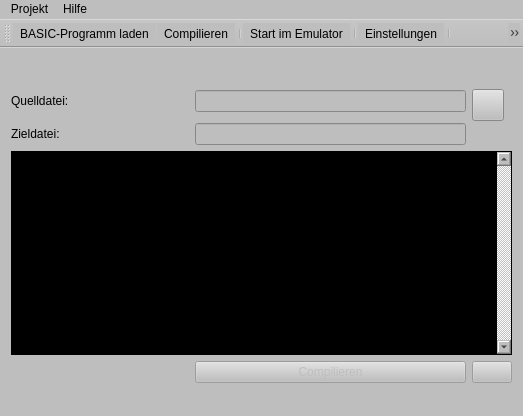
<?xml version="1.0" encoding="UTF-8"?>
<ui version="4.0">
 <class>MainWindow</class>
 <widget class="QMainWindow" name="MainWindow">
  <property name="geometry">
   <rect>
    <x>0</x>
    <y>0</y>
    <width>523</width>
    <height>416</height>
   </rect>
  </property>
  <property name="windowTitle">
   <string>BasicBoss C64 PRG-Compiler</string>
  </property>
  <property name="windowIcon">
   <iconset resource="basicboss.qrc">
    <normaloff>:/img/img/c64_logo.png</normaloff>:/img/img/c64_logo.png</iconset>
  </property>
  <property name="styleSheet">
   <string notr="true">background-color: rgb(190, 190, 190);</string>
  </property>
  <widget class="QWidget" name="centralWidget">
   <layout class="QGridLayout" name="gridLayout_2">
    <item row="0" column="0">
     <layout class="QGridLayout" name="gridLayout">
      <item row="0" column="0">
       <spacer name="horizontalSpacer_3">
        <property name="orientation">
         <enum>Qt::Horizontal</enum>
        </property>
        <property name="sizeType">
         <enum>QSizePolicy::Expanding</enum>
        </property>
        <property name="sizeHint" stdset="0">
         <size>
          <width>13</width>
          <height>20</height>
         </size>
        </property>
       </spacer>
      </item>
      <item row="0" column="1">
       <widget class="QLabel" name="label_3">
        <property name="text">
         <string/>
        </property>
        <property name="pixmap">
         <pixmap resource="basicboss.qrc">:/img/img/Commodore_64_logo.png</pixmap>
        </property>
       </widget>
      </item>
      <item row="0" column="2">
       <spacer name="horizontalSpacer_2">
        <property name="orientation">
         <enum>Qt::Horizontal</enum>
        </property>
        <property name="sizeType">
         <enum>QSizePolicy::Fixed</enum>
        </property>
        <property name="sizeHint" stdset="0">
         <size>
          <width>13</width>
          <height>20</height>
         </size>
        </property>
       </spacer>
      </item>
      <item row="1" column="0">
       <widget class="QLabel" name="label">
        <property name="minimumSize">
         <size>
          <width>70</width>
          <height>0</height>
         </size>
        </property>
        <property name="maximumSize">
         <size>
          <width>52</width>
          <height>16777215</height>
         </size>
        </property>
        <property name="text">
         <string>Quelldatei:</string>
        </property>
       </widget>
      </item>
      <item row="1" column="1">
       <widget class="QLineEdit" name="leSource">
        <property name="minimumSize">
         <size>
          <width>0</width>
          <height>20</height>
         </size>
        </property>
        <property name="readOnly">
         <bool>true</bool>
        </property>
       </widget>
      </item>
      <item row="1" column="2">
       <widget class="QPushButton" name="btnFileOpen">
        <property name="sizePolicy">
         <sizepolicy hsizetype="Fixed" vsizetype="Fixed">
          <horstretch>0</horstretch>
          <verstretch>0</verstretch>
         </sizepolicy>
        </property>
        <property name="minimumSize">
         <size>
          <width>32</width>
          <height>32</height>
         </size>
        </property>
        <property name="maximumSize">
         <size>
          <width>21</width>
          <height>23</height>
         </size>
        </property>
        <property name="text">
         <string/>
        </property>
        <property name="icon">
         <iconset resource="basicboss.qrc">
          <normaloff>:/img/img/Open.png</normaloff>:/img/img/Open.png</iconset>
        </property>
        <property name="iconSize">
         <size>
          <width>32</width>
          <height>32</height>
         </size>
        </property>
       </widget>
      </item>
      <item row="2" column="0">
       <widget class="QLabel" name="label_2">
        <property name="minimumSize">
         <size>
          <width>70</width>
          <height>0</height>
         </size>
        </property>
        <property name="maximumSize">
         <size>
          <width>52</width>
          <height>16777215</height>
         </size>
        </property>
        <property name="text">
         <string>Zieldatei:</string>
        </property>
       </widget>
      </item>
      <item row="2" column="1">
       <widget class="QLineEdit" name="leTarget">
        <property name="minimumSize">
         <size>
          <width>0</width>
          <height>20</height>
         </size>
        </property>
        <property name="clearButtonEnabled">
         <bool>true</bool>
        </property>
       </widget>
      </item>
      <item row="3" column="0" colspan="3">
       <widget class="QTextBrowser" name="textBrowser">
        <property name="minimumSize">
         <size>
          <width>321</width>
          <height>0</height>
         </size>
        </property>
        <property name="styleSheet">
         <string notr="true">background-color: rgb(0, 0, 0);
color: rgb(0, 170, 0);</string>
        </property>
        <property name="verticalScrollBarPolicy">
         <enum>Qt::ScrollBarAlwaysOn</enum>
        </property>
        <property name="sizeAdjustPolicy">
         <enum>QAbstractScrollArea::AdjustToContents</enum>
        </property>
        <property name="autoFormatting">
         <set>QTextEdit::AutoAll</set>
        </property>
        <property name="html">
         <string>&lt;!DOCTYPE HTML PUBLIC &quot;-//W3C//DTD HTML 4.0//EN&quot; &quot;http://www.w3.org/TR/REC-html40/strict.dtd&quot;&gt;
&lt;html&gt;&lt;head&gt;&lt;meta name=&quot;qrichtext&quot; content=&quot;1&quot; /&gt;&lt;style type=&quot;text/css&quot;&gt;
p, li { white-space: pre-wrap; }
&lt;/style&gt;&lt;/head&gt;&lt;body style=&quot; font-family:'MS Shell Dlg 2'; font-size:8.25pt; font-weight:400; font-style:normal;&quot;&gt;
&lt;p style=&quot;-qt-paragraph-type:empty; margin-top:0px; margin-bottom:0px; margin-left:0px; margin-right:0px; -qt-block-indent:0; text-indent:0px;&quot;&gt;&lt;br /&gt;&lt;/p&gt;&lt;/body&gt;&lt;/html&gt;</string>
        </property>
        <property name="textInteractionFlags">
         <set>Qt::LinksAccessibleByKeyboard|Qt::LinksAccessibleByMouse|Qt::TextBrowserInteraction|Qt::TextSelectableByKeyboard|Qt::TextSelectableByMouse</set>
        </property>
        <property name="openLinks">
         <bool>false</bool>
        </property>
       </widget>
      </item>
      <item row="4" column="0">
       <spacer name="horizontalSpacer">
        <property name="orientation">
         <enum>Qt::Horizontal</enum>
        </property>
        <property name="sizeHint" stdset="0">
         <size>
          <width>40</width>
          <height>20</height>
         </size>
        </property>
       </spacer>
      </item>
      <item row="4" column="1">
       <widget class="QPushButton" name="btnCompile">
        <property name="enabled">
         <bool>false</bool>
        </property>
        <property name="minimumSize">
         <size>
          <width>271</width>
          <height>0</height>
         </size>
        </property>
        <property name="text">
         <string>Compilieren</string>
        </property>
        <property name="icon">
         <iconset resource="basicboss.qrc">
          <normaloff>:/img/img/compiler.png</normaloff>:/img/img/compiler.png</iconset>
        </property>
        <property name="iconSize">
         <size>
          <width>32</width>
          <height>32</height>
         </size>
        </property>
       </widget>
      </item>
      <item row="4" column="2">
       <widget class="QPushButton" name="btnStart">
        <property name="enabled">
         <bool>false</bool>
        </property>
        <property name="maximumSize">
         <size>
          <width>41</width>
          <height>16777215</height>
         </size>
        </property>
        <property name="text">
         <string/>
        </property>
        <property name="icon">
         <iconset resource="basicboss.qrc">
          <normaloff>:/img/img/VICE.png</normaloff>:/img/img/VICE.png</iconset>
        </property>
        <property name="iconSize">
         <size>
          <width>32</width>
          <height>32</height>
         </size>
        </property>
       </widget>
      </item>
     </layout>
    </item>
   </layout>
  </widget>
  <widget class="QMenuBar" name="menuBar">
   <property name="geometry">
    <rect>
     <x>0</x>
     <y>0</y>
     <width>523</width>
     <height>21</height>
    </rect>
   </property>
   <widget class="QMenu" name="menuProjekt">
    <property name="title">
     <string>Projekt</string>
    </property>
    <addaction name="actionLaden"/>
    <addaction name="separator"/>
    <addaction name="actionCompilieren"/>
    <addaction name="separator"/>
    <addaction name="actionStart_im_Emulator"/>
    <addaction name="separator"/>
    <addaction name="actionEinstellungen"/>
    <addaction name="separator"/>
    <addaction name="actionBeenden"/>
   </widget>
   <widget class="QMenu" name="menuHilfe">
    <property name="title">
     <string>Hilfe</string>
    </property>
    <addaction name="actionBasicBoss_Handbuch"/>
    <addaction name="separator"/>
    <addaction name="actionInfo_zum_Programm"/>
    <addaction name="actionInfo_zu_Qt"/>
   </widget>
   <addaction name="menuProjekt"/>
   <addaction name="menuHilfe"/>
  </widget>
  <widget class="QToolBar" name="mainToolBar">
   <attribute name="toolBarArea">
    <enum>TopToolBarArea</enum>
   </attribute>
   <attribute name="toolBarBreak">
    <bool>false</bool>
   </attribute>
   <addaction name="actionLaden"/>
   <addaction name="actionCompilieren"/>
   <addaction name="separator"/>
   <addaction name="actionStart_im_Emulator"/>
   <addaction name="separator"/>
   <addaction name="actionEinstellungen"/>
   <addaction name="separator"/>
   <addaction name="actionBasicBoss_Handbuch"/>
   <addaction name="actionInfo_zum_Programm"/>
   <addaction name="actionInfo_zu_Qt"/>
   <addaction name="separator"/>
   <addaction name="actionBeenden"/>
  </widget>
  <widget class="QStatusBar" name="statusBar"/>
  <action name="actionLaden">
   <property name="icon">
    <iconset resource="basicboss.qrc">
     <normaloff>:/img/img/Open.png</normaloff>:/img/img/Open.png</iconset>
   </property>
   <property name="text">
    <string>BASIC-Programm laden...</string>
   </property>
   <property name="shortcut">
    <string>Ctrl+O</string>
   </property>
  </action>
  <action name="actionCompilieren">
   <property name="icon">
    <iconset resource="basicboss.qrc">
     <normaloff>:/img/img/compiler.png</normaloff>:/img/img/compiler.png</iconset>
   </property>
   <property name="text">
    <string>Compilieren</string>
   </property>
   <property name="shortcut">
    <string>C</string>
   </property>
  </action>
  <action name="actionStart_im_Emulator">
   <property name="icon">
    <iconset resource="basicboss.qrc">
     <normaloff>:/img/img/VICE.png</normaloff>:/img/img/VICE.png</iconset>
   </property>
   <property name="text">
    <string>Start im Emulator</string>
   </property>
  </action>
  <action name="actionBeenden">
   <property name="icon">
    <iconset resource="basicboss.qrc">
     <normaloff>:/img/img/exit.png</normaloff>:/img/img/exit.png</iconset>
   </property>
   <property name="text">
    <string>Beenden</string>
   </property>
   <property name="shortcut">
    <string>Ctrl+Q</string>
   </property>
  </action>
  <action name="actionBasicBoss_Handbuch">
   <property name="icon">
    <iconset resource="basicboss.qrc">
     <normaloff>:/img/img/handbuch.png</normaloff>:/img/img/handbuch.png</iconset>
   </property>
   <property name="text">
    <string>BasicBoss Handbuch...</string>
   </property>
  </action>
  <action name="actionInfo_zum_Programm">
   <property name="icon">
    <iconset resource="basicboss.qrc">
     <normaloff>:/img/img/info.png</normaloff>:/img/img/info.png</iconset>
   </property>
   <property name="text">
    <string>Info zum Programm</string>
   </property>
  </action>
  <action name="actionInfo_zu_Qt">
   <property name="icon">
    <iconset resource="basicboss.qrc">
     <normaloff>:/img/img/qt5-logo.png</normaloff>:/img/img/qt5-logo.png</iconset>
   </property>
   <property name="text">
    <string>Info zu Qt</string>
   </property>
  </action>
  <action name="actionEinstellungen">
   <property name="icon">
    <iconset resource="basicboss.qrc">
     <normaloff>:/img/img/prefs.png</normaloff>:/img/img/prefs.png</iconset>
   </property>
   <property name="text">
    <string>Einstellungen</string>
   </property>
  </action>
 </widget>
 <layoutdefault spacing="6" margin="11"/>
 <resources>
  <include location="basicboss.qrc"/>
 </resources>
 <connections>
  <connection>
   <sender>actionBeenden</sender>
   <signal>triggered()</signal>
   <receiver>MainWindow</receiver>
   <slot>close()</slot>
   <hints>
    <hint type="sourcelabel">
     <x>-1</x>
     <y>-1</y>
    </hint>
    <hint type="destinationlabel">
     <x>252</x>
     <y>176</y>
    </hint>
   </hints>
  </connection>
 </connections>
</ui>
